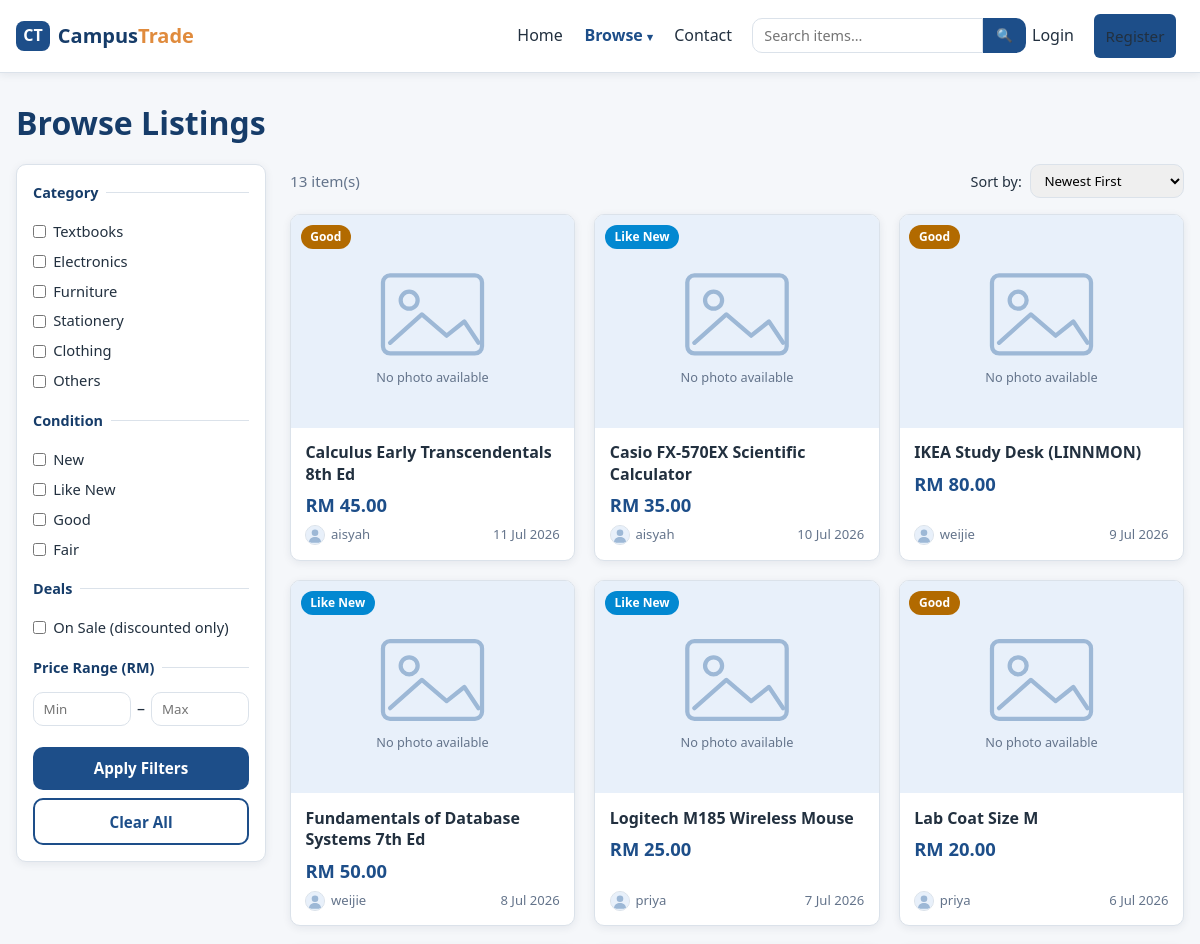
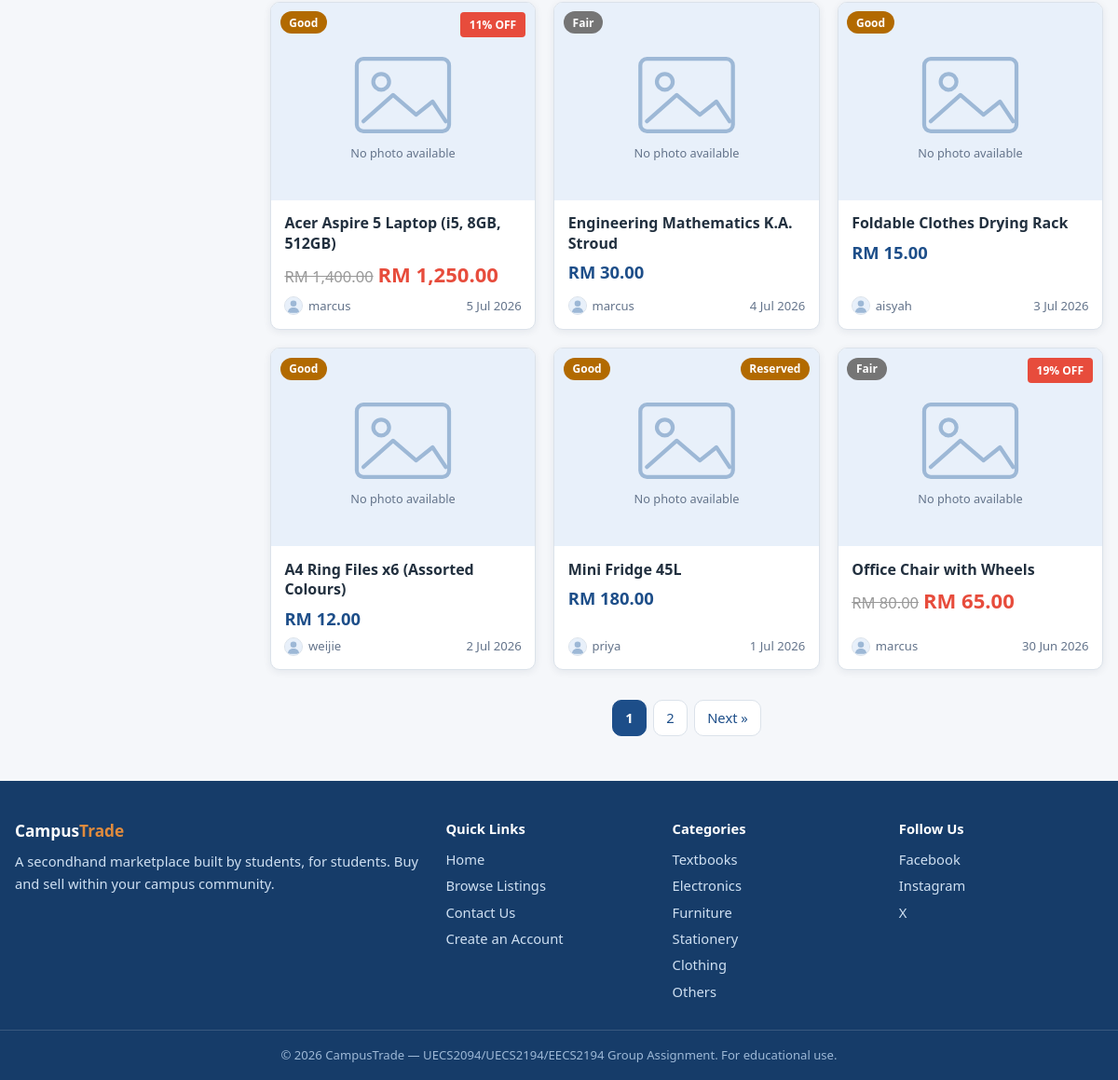
Screenshot of /browse.php with the database file from the repository (2 pictures, top to bottom).
### tables this page shows
CREATE TABLE listings (
  listing_id     INT AUTO_INCREMENT PRIMARY KEY,
  user_id        INT NOT NULL,
  title          VARCHAR(100) NOT NULL,
  description    TEXT NOT NULL,
  price          DECIMAL(10,2) NOT NULL,
  original_price DECIMAL(10,2) NULL,
  is_discounted  TINYINT(1) NOT NULL DEFAULT 0,
  discounted_at  DATETIME NULL,
  category       VARCHAR(50) NOT NULL,
  item_condition ENUM('New','Like New','Good','Fair') NOT NULL,
  image          VARCHAR(255) NULL,
  status         ENUM('Available','Sold','Reserved') NOT NULL DEFAULT 'Available',
  created_at     DATETIME NOT NULL DEFAULT CURRENT_TIMESTAMP,
  updated_at     DATETIME NULL ON UPDATE CURRENT_TIMESTAMP,
  CONSTRAINT fk_listings_user FOREIGN KEY (user_id)
    REFERENCES users(user_id) ON DELETE CASCADE
);

CREATE TABLE users (
  user_id       INT AUTO_INCREMENT PRIMARY KEY,
  username      VARCHAR(50)  NOT NULL UNIQUE,
  email         VARCHAR(100) NOT NULL UNIQUE,
  password      VARCHAR(255) NOT NULL,
  phone         VARCHAR(20)  NULL,
  profile_image VARCHAR(255) NOT NULL DEFAULT 'default.png',
  qr_image      VARCHAR(255) NULL,
  role          ENUM('user','admin') NOT NULL DEFAULT 'user',
  created_at    DATETIME NOT NULL DEFAULT CURRENT_TIMESTAMP
);

### browse.php (the view, shortened to what this page needs)
<?php
require_once __DIR__ . '/includes/db.php';
$raw_category = $_GET['category'] ?? [];
$selected_categories = is_array($raw_category) ? $raw_category : [$raw_category];
$selected_categories = array_values(array_intersect($selected_categories, CATEGORIES));
$raw_condition = $_GET['condition'] ?? [];
$selected_conditions = is_array($raw_condition) ? $raw_condition : [$raw_condition];
$selected_conditions = array_values(array_intersect($selected_conditions, CONDITIONS));
$min_price = ($_GET['min_price'] ?? '') !== '' ? max(0, (float) $_GET['min_price']) : null;
$max_price = ($_GET['max_price'] ?? '') !== '' ? max(0, (float) $_GET['max_price']) : null;
$on_sale   = ($_GET['on_sale'] ?? '') === '1';
$near = ($_GET['near'] ?? '') !== '' ? max(0.0, (float) $_GET['near']) : null;
$sort_options = [
    'newest'     => ['label' => 'Newest First',       'sql' => 'l.created_at DESC'],
    'price_asc'  => ['label' => 'Price: Low to High', 'sql' => 'l.price ASC'],
    'price_desc' => ['label' => 'Price: High to Low', 'sql' => 'l.price DESC'],
    'discount'   => ['label' => 'Biggest Discount',   'sql' => 'COALESCE((l.original_price - l.price) / l.original_price, 0) DESC, l.created_at DESC'],
];
$sort = isset($sort_options[$_GET['sort'] ?? '']) ? $_GET['sort'] : 'newest';
$order_sql = $sort_options[$sort]['sql'];
$page = max(1, (int) ($_GET['page'] ?? 1));
$where  = ["l.status <> 'Sold'"];
$params = [];
$types  = '';
$where_sql = implode(' AND ', $where);
$stmt = $conn->prepare("SELECT COUNT(*) FROM listings l WHERE $where_sql");
$stmt->execute();
$total_items = (int) $stmt->get_result()->fetch_row()[0];
$total_pages = max(1, (int) ceil($total_items / ITEMS_PER_PAGE));
$page = min($page, $total_pages);
$offset = ($page - 1) * ITEMS_PER_PAGE;
$sql = "SELECT l.listing_id, l.title, l.price, l.original_price, l.is_discounted, l.item_condition, l.image, l.status, l.created_at, u.username, u.profile_image
        FROM listings l
        JOIN users u ON l.user_id = u.user_id
        WHERE $where_sql
        ORDER BY $order_sql
        LIMIT ? OFFSET ?";
$stmt = $conn->prepare($sql);
$limit = ITEMS_PER_PAGE;
$page_params = $params;
$page_params[] = $limit;
$page_params[] = $offset;
$page_types = $types . 'ii';
$stmt->bind_param($page_types, ...$page_params);
$stmt->execute();
$listings = $stmt->get_result()->fetch_all(MYSQLI_ASSOC);
require_once __DIR__ . '/includes/header.php';
?>
<div class="container">
    <h1 class="page-title">Browse Listings</h1>
    <div class="browse-layout">
        <aside class="filter-sidebar">
            <form method="get" action="browse.php" class="filter-form" id="filterForm">
                <fieldset>
                    <legend>Category</legend>
                    <?php foreach (CATEGORIES as $cat): ?>
                        <label class="checkbox-label">
                            <input type="checkbox" name="category[]" value="<?= e($cat) ?>"
                                <?= in_array($cat, $selected_categories, true) ? 'checked' : '' ?>>
                            <?= e($cat) ?>
                        </label>
                    <?php endforeach; ?>
                </fieldset>
                <fieldset>
                    <legend>Condition</legend>
                    <?php foreach (CONDITIONS as $cond): ?>
                        <label class="checkbox-label">
                            <input type="checkbox" name="condition[]" value="<?= e($cond) ?>"
                                <?= in_array($cond, $selected_conditions, true) ? 'checked' : '' ?>>
                            <?= e($cond) ?>
                        </label>
                    <?php endforeach; ?>
                </fieldset>
                <fieldset>
                    <legend>Deals</legend>
                    <label class="checkbox-label">
                        <input type="checkbox" name="on_sale" value="1" <?= $on_sale ? 'checked' : '' ?>>
                        On Sale (discounted only)
                    </label>
                </fieldset>
                <fieldset>
                    <legend>Price Range (RM)</legend>
                    <div class="price-inputs">
                        <input type="number" name="min_price" min="0" step="0.01" placeholder="Min"
                               value="<?= $min_price !== null ? e((string) $min_price) : '' ?>" aria-label="Minimum price">
                        <span>&ndash;</span>
                        <input type="number" name="max_price" min="0" step="0.01" placeholder="Max"
                               value="<?= $max_price !== null ? e((string) $max_price) : '' ?>" aria-label="Maximum price">
                    </div>
                </fieldset>
                <button type="submit" class="btn btn-primary btn-block">Apply Filters</button>
                <a href="browse.php" class="btn btn-outline btn-block">Clear All</a>
            </form>
        </aside>
        <section class="browse-results">
            <div class="browse-toolbar">
                <span class="muted"><?= $total_items ?> item(s)</span>
                <form method="get" action="browse.php" class="sort-form">
                    <label for="sort">Sort by:</label>
                    <select name="sort" id="sort" onchange="this.form.submit()">
                        <?php foreach ($sort_options as $key => $opt): ?>
                            <option value="<?= e($key) ?>" <?= $key === $sort ? 'selected' : '' ?>><?= e($opt['label']) ?></option>
                        <?php endforeach; ?>
                    </select>
                </form>
            </div>
            <?php if (!$listings): ?>
                <?php if ($near !== null): ?>
                    <div class="empty-state">
                        <p><strong>No similar items available right now. We'll keep looking!</strong></p>
                        <p>In the meantime, you can browse everything in this category.</p>
                        <?php if ($selected_categories): ?>
                            <a href="browse.php?category=<?= urlencode($selected_categories[0]) ?>" class="btn btn-primary">
                                Browse All <?= e($selected_categories[0]) ?>
                            </a>
                        <?php else: ?>
                            <a href="browse.php" class="btn btn-primary">View All Listings</a>
                        <?php endif; ?>
                    </div>
                <?php else: ?>
                    <div class="empty-state">
                        <p><strong>No items match your search.</strong></p>
                        <p>Try removing some filters or using different keywords.</p>
                        <a href="browse.php" class="btn btn-primary">View All Listings</a>
                    </div>
                <?php endif; ?>
            <?php else: ?>
                <div class="card-grid">
                    <?php foreach ($listings as $item): ?>
                        <a class="item-card <?= $item['status'] === 'Reserved' ? 'is-reserved' : '' ?>"
                           href="item.php?id=<?= (int) $item['listing_id'] ?>">
                            <div class="item-image">
                                <img src="<?= e(listing_image($item['image'])) ?>" alt="<?= e($item['title']) ?>">
                                <span class="badge <?= condition_class($item['item_condition']) ?>"><?= e($item['item_condition']) ?></span>
                                <?php if ($item['status'] === 'Reserved'): ?>
                                    <span class="badge status-reserved">Reserved</span>
                                <?php elseif (has_discount($item)): ?>
                                    <span class="discount-badge"><?= discount_pct($item) ?>% OFF</span>
                                <?php endif; ?>
                            </div>
                            <div class="item-body">
                                <h3 class="item-title"><?= e($item['title']) ?></h3>
                                <p class="item-price"><?= price_html($item) ?></p>
                                <p class="item-meta">
                                    <span class="seller-chip">
                                        <img src="<?= e(user_avatar($item['profile_image'])) ?>" alt="" class="avatar avatar-xs">
                                        <?= e($item['username']) ?>
                                    </span>
                                    <span><?= format_date($item['created_at']) ?></span>
                                </p>
                            </div>
                        </a>
                    <?php endforeach; ?>
                </div>
                <?php if ($total_pages > 1): ?>
                    <nav class="pagination" aria-label="Pagination">
                        <?php for ($p = 1; $p <= $total_pages; $p++): ?>
                            <?php if ($p === $page): ?>
                                <span class="current"><?= $p ?></span>
                            <?php else: ?>
                                <a href="browse.php?<?= e(build_query(['page' => $p])) ?>"><?= $p ?></a>
                            <?php endif; ?>
                        <?php endfor; ?>
                        <?php if ($page < $total_pages): ?>
                            <a href="browse.php?<?= e(build_query(['page' => $page + 1])) ?>">Next &raquo;</a>
                        <?php endif; ?>
                    </nav>
                <?php endif; ?>
            <?php endif; ?>
        </section>
    </div>
</div>
<?php require_once __DIR__ . '/includes/footer.php'; ?>

### includes/functions.php (shortened to what this page needs)
<?php
function e(?string $value): string
{
    return htmlspecialchars($value ?? '', ENT_QUOTES, 'UTF-8');
}
function format_price(float $price): string
{
    return 'RM ' . number_format($price, 2);
}
function format_date(string $datetime): string
{
    return date('j M Y', strtotime($datetime));
}
function condition_class(string $condition): string
{
    return 'badge-' . strtolower(str_replace(' ', '-', $condition));
}
function listing_image(?string $image): string
{
    return 'images/placeholder.svg';
}
function user_avatar(?string $image): string
{
    return 'images/avatar.svg';
}
function has_discount(array $listing): bool
{
    return !empty($listing['is_discounted']) && $listing['original_price'] !== null;
}
function discount_pct(array $listing): int
{
    $original = (float) $listing['original_price'];
    return (int) round(($original - (float) $listing['price']) / $original * 100);
}
function price_html(array $listing): string
{
    if (has_discount($listing)) {
        return '<span class="original-price">' . format_price((float) $listing['original_price']) . '</span> '
             . '<span class="discounted-price">' . format_price((float) $listing['price']) . '</span>';
    }
    return format_price((float) $listing['price']);
}
function build_query(array $overrides): string
{
    $params = array_merge($_GET, $overrides);
    $params = array_filter($params, fn($v) => $v !== '' && $v !== null);
    return http_build_query($params);
}

### rows the page displays
listings: item_condition "Good", title "Calculus Early Transcendentals 8th Ed", price "RM 45.00", user.username "aisyah", created_at "11 Jul 2026"
listings: item_condition "Like New", title "Casio FX-570EX Scientific Calculator", price "RM 35.00", user.username "aisyah", created_at "10 Jul 2026"
listings: item_condition "Good", title "IKEA Study Desk (LINNMON)", price "RM 80.00", user.username "weijie", created_at "9 Jul 2026"
listings: item_condition "Like New", title "Fundamentals of Database Systems 7th Ed", price "RM 50.00", user.username "weijie", created_at "8 Jul 2026"
listings: item_condition "Like New", title "Logitech M185 Wireless Mouse", price "RM 25.00", user.username "priya", created_at "7 Jul 2026"
listings: item_condition "Good", title "Lab Coat Size M", price "RM 20.00", user.username "priya", created_at "6 Jul 2026"
listings: item_condition "Good", discount_pct($item) "11", title "Acer Aspire 5 Laptop (i5, 8GB, 512GB)", original_price "RM 1,400.00", price "RM 1,250.00", user.username "marcus", created_at "5 Jul 2026"
listings: item_condition "Fair", title "Engineering Mathematics K.A. Stroud", price "RM 30.00", user.username "marcus", created_at "4 Jul 2026"
listings: item_condition "Good", title "Foldable Clothes Drying Rack", price "RM 15.00", user.username "aisyah", created_at "3 Jul 2026"
listings: item_condition "Good", title "A4 Ring Files x6 (Assorted Colours)", price "RM 12.00", user.username "weijie", created_at "2 Jul 2026"
listings: item_condition "Good", status "Reserved", title "Mini Fridge 45L", price "RM 180.00", user.username "priya", created_at "1 Jul 2026"
listings: item_condition "Fair", discount_pct($item) "19", title "Office Chair with Wheels", original_price "RM 80.00", price "RM 65.00", user.username "marcus", created_at "30 Jun 2026"

### other values shown
$cat "Textbooks"
$cat "Electronics"
$cat "Furniture"
$cat "Stationery"
$cat "Clothing"
$cat "Others"
$cond "New"
$cond "Like New"
$cond "Good"
$cond "Fair"
$total_items "13"
form field sort "Newest First"
